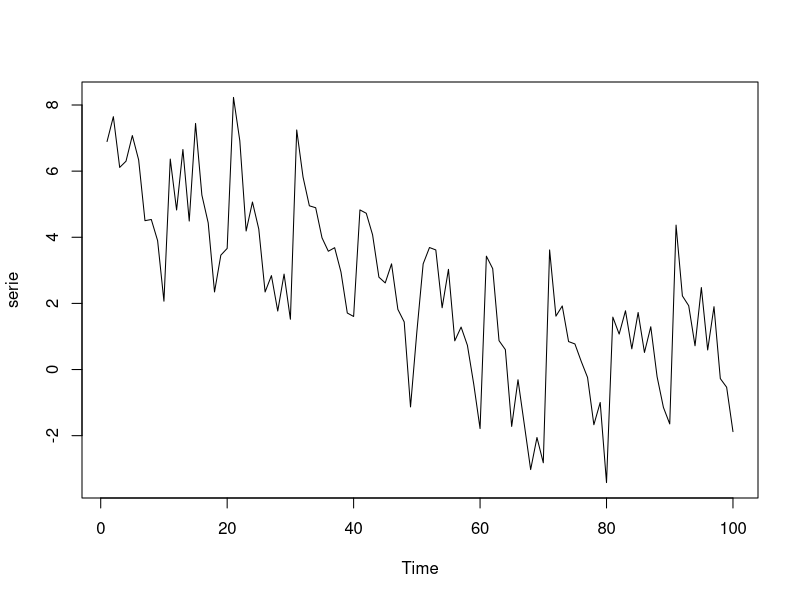
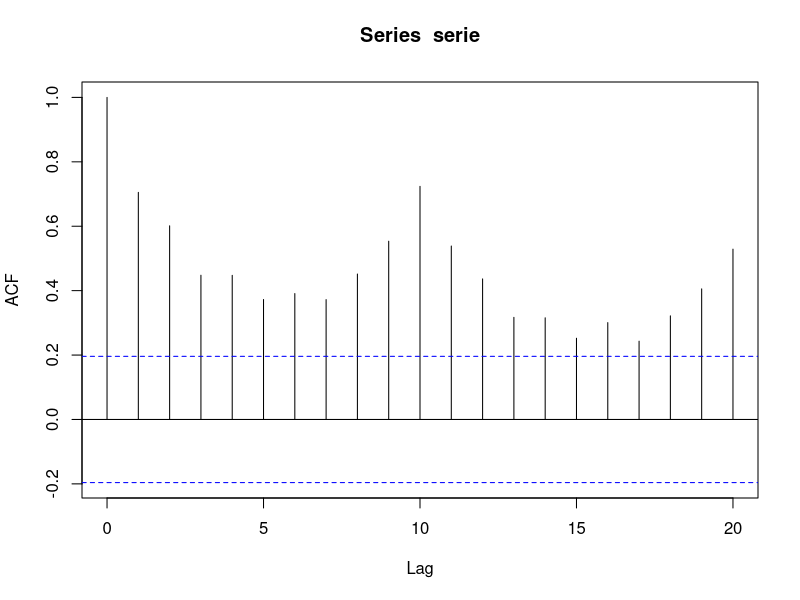
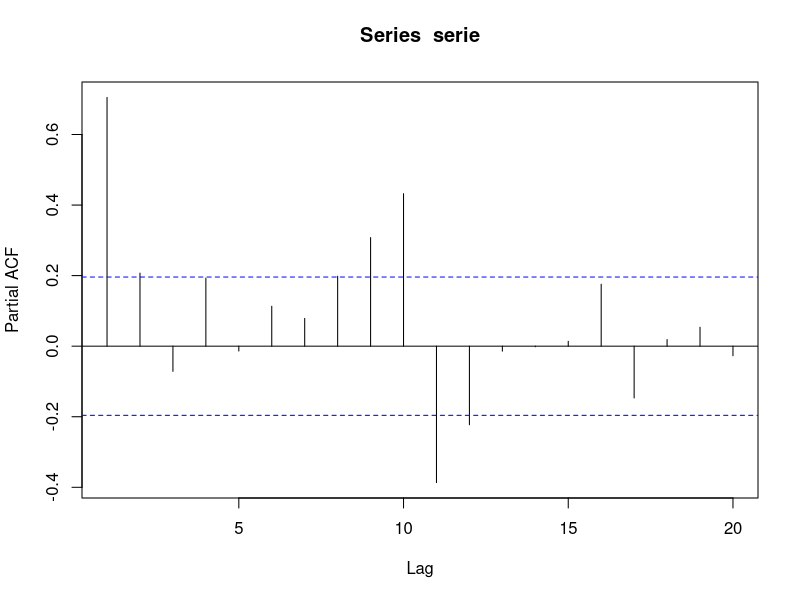
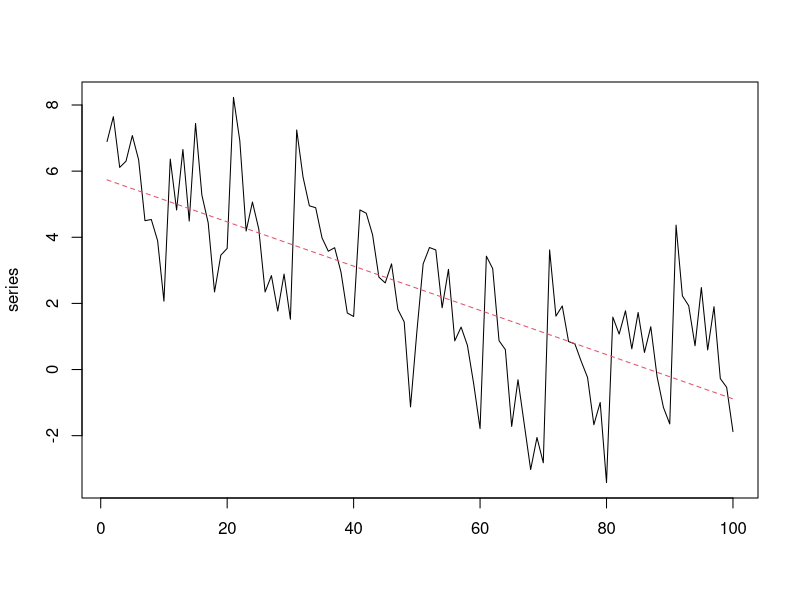
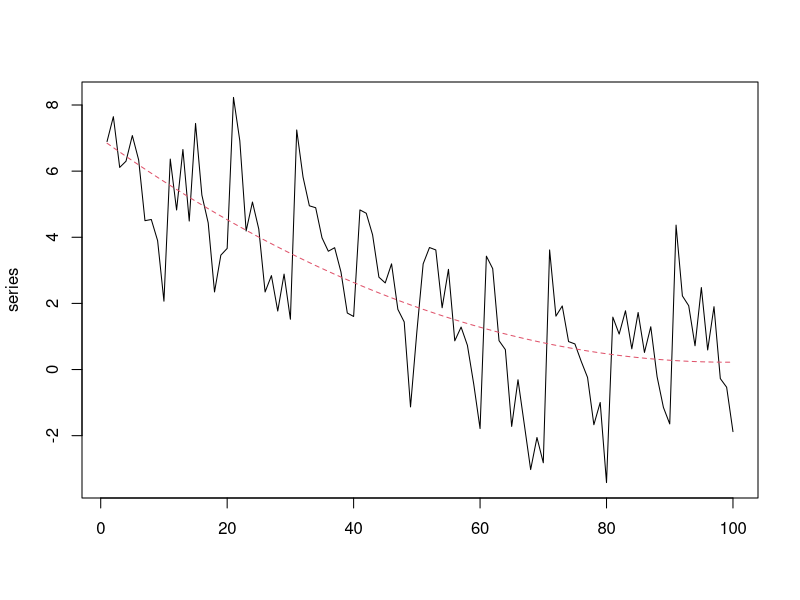
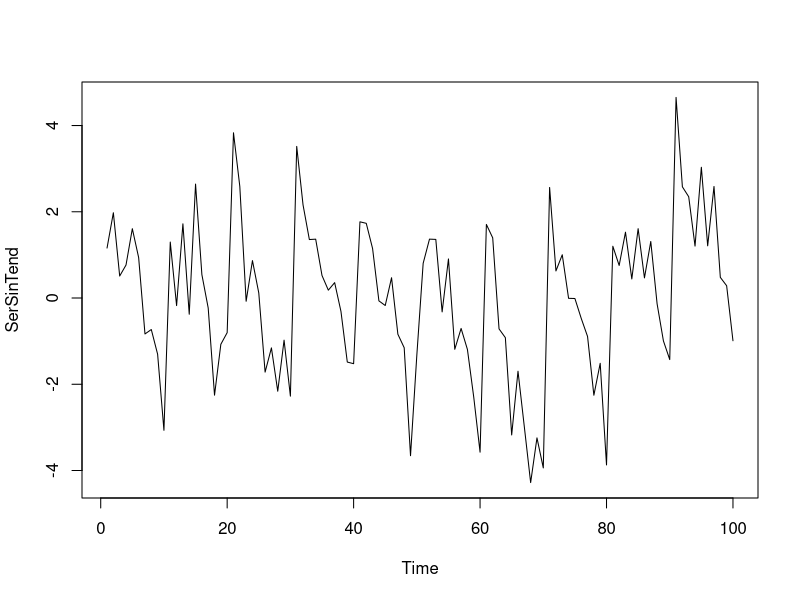
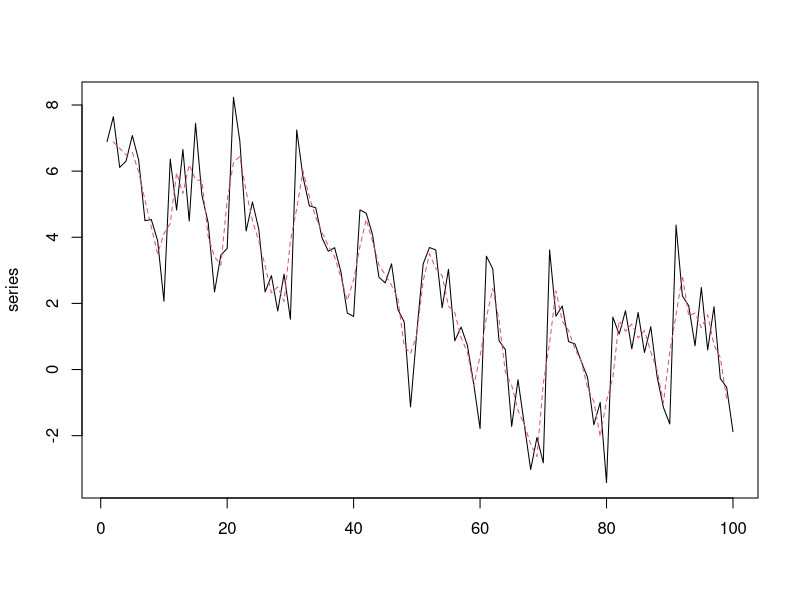
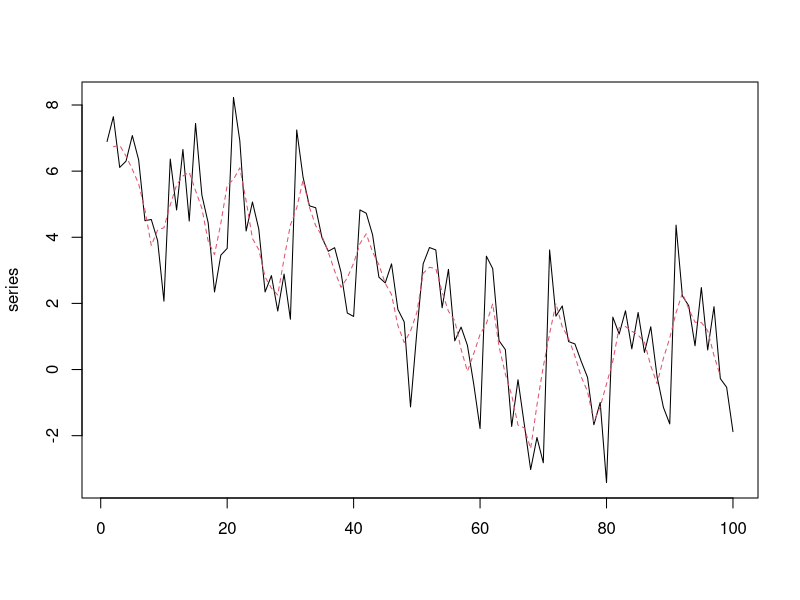

Reproduce these figures in R, in order.
rm(list=ls()) # Eliminamos lo que haya en el espacio de trabajo
library("tseries") # para el test ADF

# Cargamos serie con estacionalidad
serie<-scan("ModeloAR2_estacionalidad_simulado.dat")
plot.ts(serie) # la mostramos
print("Mostrando la serie con estacionalidad")
acf(serie) # Mostramos ACF
print("Mostrando el ACF")
pacf(serie) # Mostramos PACF
print("Mostrando el PACF")
resul <- adf.test(serie) # Pasamos el test de ADF
cat("El resultado del test de Dickey-Fuller aumentado es un p-value=", resul$p.value, "\n")

#----------------------------------------------------
# Eliminar tendencia con aproximac. funcional
#----------------------------------------------------
# Hipótesis 1: Modelo Lineal x= a + b*t (x=serie; t=tiempo; a,b=parámetros a estimar)
tiempo<- 1:length(serie) # Creamos la variable que modela al tiempo
parametros <- lm (serie ~ tiempo) # Ajustamos modelo lineal
# Calculamos la estimación de la tendencia
TendEstimada<-parametros$coefficients[1]+tiempo*parametros$coefficients[2] 
# Mostramos en la misma figura la serie y la tendencia estimada
series<-matrix(c(t(serie), t(TendEstimada)), ncol=2); # Mostramos resultado
matplot(series, pch=1, type= "l")
print("Metodo de eliminacion de tendencia por aproximacion funcional.")
print("La hipotesis de modelado lineal va bien.")
GuardarTendEstimada<- TendEstimada; # Guardamos la tendencia estimada para luego

# Hipótesis 2: Modelo cuadratico x= a + b*t +c*t^2 (x=serie; t=tiempo; a,b,c=parámetros a estimar)
tiempo<- 1:length(serie) # Creamos la variable que modela al tiempo
parametros <- lm (serie ~ tiempo + I(tiempo^2)) # Ajustamos modelo lineal
# Calculamos la estimación de la tendencia
TendEstimada<-parametros$coefficients[1]+tiempo*parametros$coefficients[2] + (tiempo^2)*parametros$coefficients[3] 
# Mostramos en la misma figura la serie y la tendencia estimada
series<-matrix(c(t(serie), t(TendEstimada)), ncol=2); # Mostramos resultado
matplot(series, pch=1, type= "l")
print("Metodo de eliminacion de tendencia por aproximacion funcional.")
print("La hipotesis de modelado polinomico de 2o. grado parece que va peor que la lineal.")
TendEstimada<-GuardarTendEstimada;

# Eliminamos la tendencia
SerSinTend<-serie-TendEstimada;
plot.ts(SerSinTend)
print("Serie sin la tendencia.")

#----------------------------------------------------
# Eliminar tendencia con filtrado
#----------------------------------------------------
# Estimación de tendencia por filtrado de medias moviles de orden k
for (k in 3:5) {
  filtro<-rep(1/k, k); # Creamos el filtro
  # Filtramos señal
  SerFiltrada<-filter(serie,filter=filtro,sides=2,method="convolution")
  # Mostramos en la misma figura la serie y la tendencia estimada
  series<-matrix(c(t(serie), t(SerFiltrada)), ncol=2);
  matplot(series, pch=1, type= "l")
  cat("Calculo tendencia con filtro de orden k=", k, "\n")
  print("Pulse una tecla para continuar...")
  #pause<-readline(); # para pausar la ejecución
}
print("Vemos que, a mayor k, más se suaviza la serie. Vamos a continuar hasta que tengamos una tendencia clara.")
for (k in 6:15) {
  filtro<-rep(1/k, k); # Creamos el filtro
  # Filtramos señal
  SerFiltrada<-filter(serie,filter=filtro,sides=2,method="convolution")
  # Mostramos en la misma figura la serie y la tendencia estimada
  series<-matrix(c(t(serie), t(SerFiltrada)), ncol=2);
  matplot(series, pch=1, type= "l")
  cat("Calculo tendencia con filtro de orden k=", k, "\n")
  print("Pulse una tecla para continuar...")
  #pause<-readline(); # para pausar la ejecución
}
print("Paramos, por ejemplo, con k=15.")

# Eliminamos la tendencia
SerSinTend2<-serie-SerFiltrada;
plot.ts(SerSinTend2)
print("Serie sin la tendencia (calculada mediante filtros).")

# Mostramos en la misma figura la serie sin tendencia mediante los 2 metodos
series<-matrix(c(t(SerSinTend), t(SerSinTend2)), ncol=2);
matplot(series, pch=1, type= "l")
print("Aqui vemos como queda la serie tras quitar la tendencia con los 2 metodos.")

# Quitamos los NA de la serie sin tendencia con filtro
aux<- SerSinTend2[!is.na(SerSinTend2)];

acf(aux) # Mostramos ACF
print("Mostrando el ACF de la serie sin tendencia con el método de filtrado. Parece que hay estacionalidad...")

pacf(aux) # Mostramos PACF
print("Mostrando el PACF de la serie sin tendencia con el método de filtrado")
